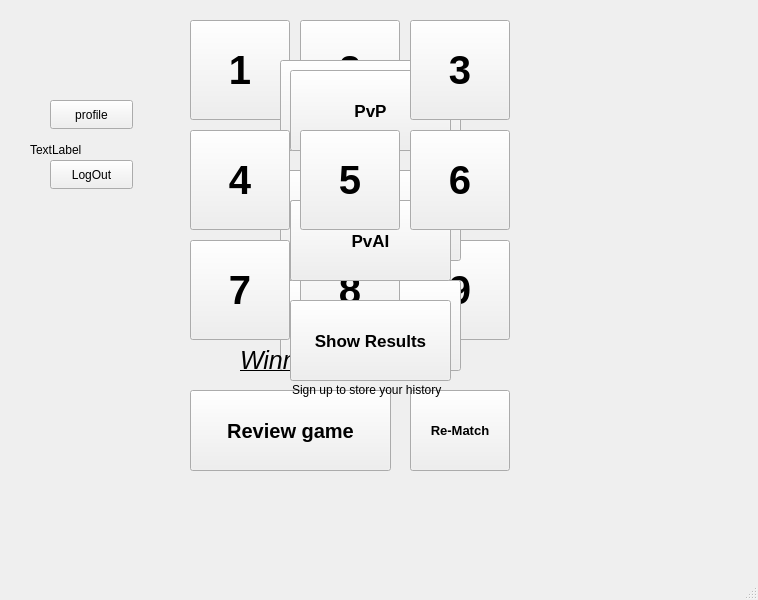
<?xml version="1.0" encoding="UTF-8"?>
<ui version="4.0">
 <class>MainWindow</class>
 <widget class="QMainWindow" name="MainWindow">
  <property name="geometry">
   <rect>
    <x>0</x>
    <y>0</y>
    <width>758</width>
    <height>600</height>
   </rect>
  </property>
  <property name="windowTitle">
   <string>MainWindow</string>
  </property>
  <widget class="QWidget" name="centralwidget">
   <widget class="QStackedWidget" name="stackedWidget">
    <property name="geometry">
     <rect>
      <x>10</x>
      <y>-20</y>
      <width>751</width>
      <height>511</height>
     </rect>
    </property>
    <property name="currentIndex">
     <number>2</number>
    </property>
    <widget class="QWidget" name="page_0"/>
    <widget class="QWidget" name="page_1"/>
    <widget class="QWidget" name="page_2">
     <widget class="QPushButton" name="grid8">
      <property name="enabled">
       <bool>true</bool>
      </property>
      <property name="geometry">
       <rect>
        <x>400</x>
        <y>260</y>
        <width>100</width>
        <height>100</height>
       </rect>
      </property>
      <property name="font">
       <font>
        <pointsize>30</pointsize>
        <bold>true</bold>
       </font>
      </property>
      <property name="text">
       <string>9</string>
      </property>
      <property name="autoDefault">
       <bool>false</bool>
      </property>
      <property name="default">
       <bool>false</bool>
      </property>
      <property name="flat">
       <bool>false</bool>
      </property>
     </widget>
     <widget class="QPushButton" name="PvAI_Button_hard">
      <property name="enabled">
       <bool>true</bool>
      </property>
      <property name="geometry">
       <rect>
        <x>270</x>
        <y>300</y>
        <width>181</width>
        <height>91</height>
       </rect>
      </property>
      <property name="font">
       <font>
        <pointsize>13</pointsize>
        <bold>true</bold>
       </font>
      </property>
      <property name="text">
       <string>Hard</string>
      </property>
     </widget>
     <widget class="QPushButton" name="rematch">
      <property name="enabled">
       <bool>true</bool>
      </property>
      <property name="geometry">
       <rect>
        <x>400</x>
        <y>410</y>
        <width>100</width>
        <height>81</height>
       </rect>
      </property>
      <property name="font">
       <font>
        <pointsize>10</pointsize>
        <bold>true</bold>
       </font>
      </property>
      <property name="text">
       <string>Re-Match</string>
      </property>
      <property name="autoDefault">
       <bool>false</bool>
      </property>
      <property name="default">
       <bool>false</bool>
      </property>
      <property name="flat">
       <bool>false</bool>
      </property>
     </widget>
     <widget class="QPushButton" name="grid1">
      <property name="enabled">
       <bool>true</bool>
      </property>
      <property name="geometry">
       <rect>
        <x>290</x>
        <y>40</y>
        <width>100</width>
        <height>100</height>
       </rect>
      </property>
      <property name="font">
       <font>
        <pointsize>30</pointsize>
        <bold>true</bold>
       </font>
      </property>
      <property name="text">
       <string>2</string>
      </property>
      <property name="autoDefault">
       <bool>false</bool>
      </property>
      <property name="default">
       <bool>false</bool>
      </property>
      <property name="flat">
       <bool>false</bool>
      </property>
     </widget>
     <widget class="QPushButton" name="normal_Button">
      <property name="enabled">
       <bool>true</bool>
      </property>
      <property name="geometry">
       <rect>
        <x>280</x>
        <y>90</y>
        <width>161</width>
        <height>81</height>
       </rect>
      </property>
      <property name="font">
       <font>
        <pointsize>20</pointsize>
        <bold>true</bold>
       </font>
      </property>
      <property name="text">
       <string>Normal</string>
      </property>
      <property name="autoDefault">
       <bool>false</bool>
      </property>
      <property name="default">
       <bool>false</bool>
      </property>
      <property name="flat">
       <bool>false</bool>
      </property>
     </widget>
     <widget class="QPushButton" name="grid0">
      <property name="enabled">
       <bool>true</bool>
      </property>
      <property name="geometry">
       <rect>
        <x>180</x>
        <y>40</y>
        <width>100</width>
        <height>100</height>
       </rect>
      </property>
      <property name="font">
       <font>
        <pointsize>30</pointsize>
        <bold>true</bold>
        <underline>false</underline>
       </font>
      </property>
      <property name="autoFillBackground">
       <bool>false</bool>
      </property>
      <property name="text">
       <string>1</string>
      </property>
      <property name="checkable">
       <bool>false</bool>
      </property>
      <property name="autoDefault">
       <bool>false</bool>
      </property>
      <property name="default">
       <bool>false</bool>
      </property>
      <property name="flat">
       <bool>false</bool>
      </property>
     </widget>
     <widget class="QPushButton" name="showHistory">
      <property name="enabled">
       <bool>true</bool>
      </property>
      <property name="geometry">
       <rect>
        <x>180</x>
        <y>410</y>
        <width>201</width>
        <height>81</height>
       </rect>
      </property>
      <property name="font">
       <font>
        <pointsize>15</pointsize>
        <bold>true</bold>
       </font>
      </property>
      <property name="text">
       <string>Review game</string>
      </property>
     </widget>
     <widget class="QPushButton" name="PvAI_Button_Normal">
      <property name="enabled">
       <bool>true</bool>
      </property>
      <property name="geometry">
       <rect>
        <x>270</x>
        <y>190</y>
        <width>181</width>
        <height>91</height>
       </rect>
      </property>
      <property name="font">
       <font>
        <pointsize>13</pointsize>
        <bold>true</bold>
       </font>
      </property>
      <property name="text">
       <string>Normal</string>
      </property>
     </widget>
     <widget class="QPushButton" name="PvAI_Button_easy">
      <property name="enabled">
       <bool>true</bool>
      </property>
      <property name="geometry">
       <rect>
        <x>270</x>
        <y>80</y>
        <width>181</width>
        <height>91</height>
       </rect>
      </property>
      <property name="font">
       <font>
        <pointsize>13</pointsize>
        <bold>true</bold>
       </font>
      </property>
      <property name="text">
       <string>Easy</string>
      </property>
     </widget>
     <widget class="QPushButton" name="grid6">
      <property name="enabled">
       <bool>true</bool>
      </property>
      <property name="geometry">
       <rect>
        <x>180</x>
        <y>260</y>
        <width>100</width>
        <height>100</height>
       </rect>
      </property>
      <property name="font">
       <font>
        <pointsize>30</pointsize>
        <bold>true</bold>
       </font>
      </property>
      <property name="text">
       <string>7</string>
      </property>
      <property name="autoDefault">
       <bool>false</bool>
      </property>
      <property name="default">
       <bool>false</bool>
      </property>
      <property name="flat">
       <bool>false</bool>
      </property>
     </widget>
     <widget class="QPushButton" name="PvP_Button">
      <property name="enabled">
       <bool>true</bool>
      </property>
      <property name="geometry">
       <rect>
        <x>280</x>
        <y>90</y>
        <width>161</width>
        <height>81</height>
       </rect>
      </property>
      <property name="font">
       <font>
        <pointsize>13</pointsize>
        <bold>true</bold>
       </font>
      </property>
      <property name="text">
       <string>PvP</string>
      </property>
      <property name="autoDefault">
       <bool>false</bool>
      </property>
      <property name="default">
       <bool>false</bool>
      </property>
      <property name="flat">
       <bool>false</bool>
      </property>
     </widget>
     <widget class="QPushButton" name="grid7">
      <property name="enabled">
       <bool>true</bool>
      </property>
      <property name="geometry">
       <rect>
        <x>290</x>
        <y>260</y>
        <width>100</width>
        <height>100</height>
       </rect>
      </property>
      <property name="font">
       <font>
        <pointsize>30</pointsize>
        <bold>true</bold>
       </font>
      </property>
      <property name="text">
       <string>8</string>
      </property>
      <property name="autoDefault">
       <bool>false</bool>
      </property>
      <property name="default">
       <bool>false</bool>
      </property>
      <property name="flat">
       <bool>false</bool>
      </property>
     </widget>
     <widget class="QPushButton" name="infinite_Button">
      <property name="enabled">
       <bool>true</bool>
      </property>
      <property name="geometry">
       <rect>
        <x>280</x>
        <y>220</y>
        <width>161</width>
        <height>81</height>
       </rect>
      </property>
      <property name="font">
       <font>
        <pointsize>20</pointsize>
        <bold>true</bold>
       </font>
      </property>
      <property name="text">
       <string>Infinite</string>
      </property>
     </widget>
     <widget class="QPushButton" name="PvAI_Button">
      <property name="enabled">
       <bool>true</bool>
      </property>
      <property name="geometry">
       <rect>
        <x>280</x>
        <y>220</y>
        <width>161</width>
        <height>81</height>
       </rect>
      </property>
      <property name="font">
       <font>
        <pointsize>13</pointsize>
        <bold>true</bold>
       </font>
      </property>
      <property name="text">
       <string>PvAI</string>
      </property>
     </widget>
     <widget class="QPushButton" name="grid3">
      <property name="enabled">
       <bool>true</bool>
      </property>
      <property name="geometry">
       <rect>
        <x>180</x>
        <y>150</y>
        <width>100</width>
        <height>100</height>
       </rect>
      </property>
      <property name="font">
       <font>
        <pointsize>30</pointsize>
        <bold>true</bold>
       </font>
      </property>
      <property name="text">
       <string>4</string>
      </property>
      <property name="autoDefault">
       <bool>false</bool>
      </property>
      <property name="default">
       <bool>false</bool>
      </property>
      <property name="flat">
       <bool>false</bool>
      </property>
     </widget>
     <widget class="QPushButton" name="grid4">
      <property name="enabled">
       <bool>true</bool>
      </property>
      <property name="geometry">
       <rect>
        <x>290</x>
        <y>150</y>
        <width>100</width>
        <height>100</height>
       </rect>
      </property>
      <property name="font">
       <font>
        <pointsize>30</pointsize>
        <bold>true</bold>
       </font>
      </property>
      <property name="text">
       <string>5</string>
      </property>
      <property name="autoDefault">
       <bool>false</bool>
      </property>
      <property name="default">
       <bool>false</bool>
      </property>
      <property name="flat">
       <bool>false</bool>
      </property>
     </widget>
     <widget class="QPushButton" name="grid2">
      <property name="enabled">
       <bool>true</bool>
      </property>
      <property name="geometry">
       <rect>
        <x>400</x>
        <y>40</y>
        <width>100</width>
        <height>100</height>
       </rect>
      </property>
      <property name="font">
       <font>
        <pointsize>30</pointsize>
        <bold>true</bold>
       </font>
      </property>
      <property name="text">
       <string>3</string>
      </property>
      <property name="autoDefault">
       <bool>false</bool>
      </property>
      <property name="default">
       <bool>false</bool>
      </property>
      <property name="flat">
       <bool>false</bool>
      </property>
     </widget>
     <widget class="QPushButton" name="grid5">
      <property name="enabled">
       <bool>true</bool>
      </property>
      <property name="geometry">
       <rect>
        <x>400</x>
        <y>150</y>
        <width>100</width>
        <height>100</height>
       </rect>
      </property>
      <property name="font">
       <font>
        <pointsize>30</pointsize>
        <bold>true</bold>
       </font>
      </property>
      <property name="text">
       <string>6</string>
      </property>
      <property name="autoDefault">
       <bool>false</bool>
      </property>
      <property name="default">
       <bool>false</bool>
      </property>
      <property name="flat">
       <bool>false</bool>
      </property>
     </widget>
     <widget class="QLabel" name="gameResut">
      <property name="geometry">
       <rect>
        <x>230</x>
        <y>330</y>
        <width>351</width>
        <height>101</height>
       </rect>
      </property>
      <property name="font">
       <font>
        <pointsize>19</pointsize>
        <italic>true</italic>
        <underline>true</underline>
        <strikeout>false</strikeout>
        <fontweight>Black</fontweight>
       </font>
      </property>
      <property name="text">
       <string>Winner Winner </string>
      </property>
     </widget>
     <widget class="QPushButton" name="ShowResults">
      <property name="enabled">
       <bool>true</bool>
      </property>
      <property name="geometry">
       <rect>
        <x>280</x>
        <y>320</y>
        <width>161</width>
        <height>81</height>
       </rect>
      </property>
      <property name="font">
       <font>
        <pointsize>13</pointsize>
        <bold>true</bold>
       </font>
      </property>
      <property name="text">
       <string>Show Results</string>
      </property>
     </widget>
     <widget class="QPushButton" name="LogOut_Button">
      <property name="geometry">
       <rect>
        <x>40</x>
        <y>180</y>
        <width>83</width>
        <height>29</height>
       </rect>
      </property>
      <property name="text">
       <string>LogOut</string>
      </property>
     </widget>
     <widget class="QPushButton" name="pushButton_2">
      <property name="geometry">
       <rect>
        <x>40</x>
        <y>120</y>
        <width>83</width>
        <height>29</height>
       </rect>
      </property>
      <property name="text">
       <string>profile</string>
      </property>
     </widget>
     <widget class="QLabel" name="NameInProfile">
      <property name="geometry">
       <rect>
        <x>20</x>
        <y>160</y>
        <width>161</width>
        <height>20</height>
       </rect>
      </property>
      <property name="text">
       <string>TextLabel</string>
      </property>
     </widget>
     <widget class="QLabel" name="nohistoryforyou">
      <property name="geometry">
       <rect>
        <x>282</x>
        <y>400</y>
        <width>201</width>
        <height>20</height>
       </rect>
      </property>
      <property name="text">
       <string>Sign up to store your history</string>
      </property>
     </widget>
    </widget>
    <widget class="QWidget" name="page_3">
     <widget class="QLabel" name="last10">
      <property name="geometry">
       <rect>
        <x>210</x>
        <y>30</y>
        <width>371</width>
        <height>91</height>
       </rect>
      </property>
      <property name="font">
       <font>
        <pointsize>22</pointsize>
        <italic>true</italic>
        <bold>true</bold>
       </font>
      </property>
      <property name="text">
       <string>LAST 10 GAME RESULTS</string>
      </property>
     </widget>
     <widget class="QTableWidget" name="tableWidget_history">
      <property name="geometry">
       <rect>
        <x>30</x>
        <y>110</y>
        <width>691</width>
        <height>391</height>
       </rect>
      </property>
     </widget>
    </widget>
   </widget>
  </widget>
  <widget class="QMenuBar" name="menubar">
   <property name="geometry">
    <rect>
     <x>0</x>
     <y>0</y>
     <width>758</width>
     <height>25</height>
    </rect>
   </property>
  </widget>
  <widget class="QStatusBar" name="statusbar"/>
 </widget>
 <resources/>
 <connections/>
</ui>
